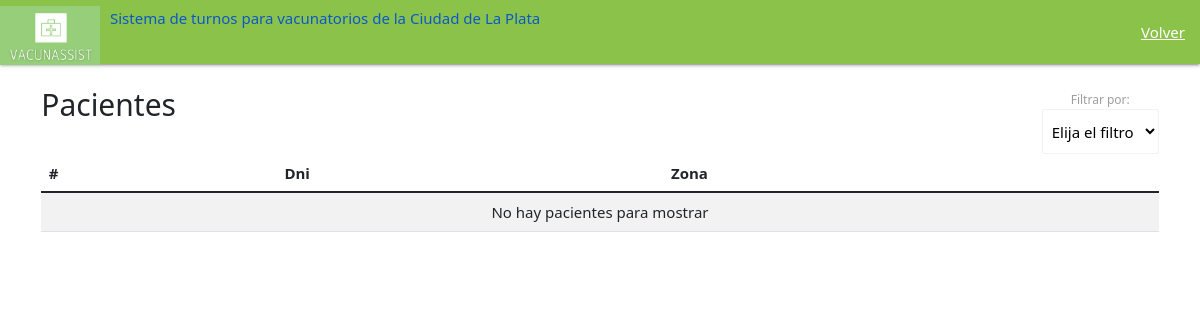
/lista-de-pacientes/, run on an earlier commit of the app's database.
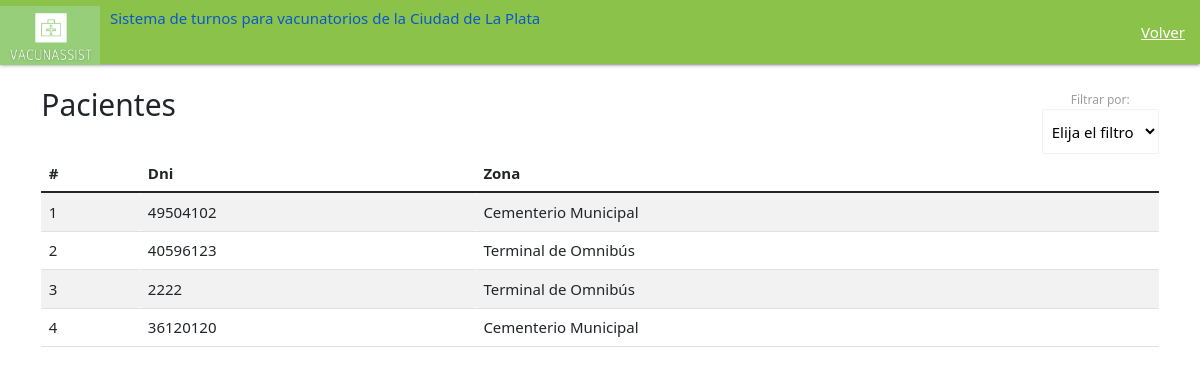
And on a later commit of the database.
### main/models.py (models this page shows, shortened)
class Paciente(models.Model):
    opciones=((1, 'Si'), (2, 'No'))
    paciente_nombre= models.CharField(max_length=20)
    paciente_apellido= models.CharField(max_length=20)
    paciente_fechaNac= models.DateTimeField("fecha nacimiento")
    paciente_zona= models.CharField(max_length=200)
    paciente_dni= models.CharField(max_length=200)
    paciente_email= models.EmailField(max_length=254)
    vac_Gripe_aplicada=models.SmallIntegerField(choices=opciones,default=2)
    vac_Gripe_turno= models.DateTimeField(null=True)
    vac_Amarilla_asistencia=models.SmallIntegerField(choices=opciones,default=2)
    vac_Amarilla_aplicada=models.SmallIntegerField(choices=opciones,default=2)
    vac_Amarilla_turno= models.DateTimeField(null=True)
    vac_Amarilla_asistencia=models.SmallIntegerField(choices=opciones,default=2)
    vac_Covid1_aplicada=models.SmallIntegerField(choices=opciones,default=2)
    vac_Covid2_aplicada=models.SmallIntegerField(choices=opciones,default=2)
    vac_Covid_turno1= models.DateTimeField(null=True)
    vac_Covid_turno2= models.DateTimeField(null=True)
    vac_Covid1era_asistencia=models.SmallIntegerField(choices=opciones,default=2)
    vac_Covid2da_asistencia=models.SmallIntegerField(choices=opciones,default=2)
    codigo= models.PositiveIntegerField(default=0)
    contraseña = models.CharField(max_length=200)

### main/views.py (the view)
# urls.py: path('lista-de-pacientes/', views.lista_pacientes, name= 'lista_pacientes' ),
def lista_pacientes(request):
    PacienteList= Paciente.objects.all()
    return render(request,"main/listado-pacientes.html",{"paciente":PacienteList})

### main/templates/main/listado-pacientes.html (shortened to what this page needs)
<!DOCTYPE html>
{% load static %}
<html lang="en" dir="ltr">
  <head>
        <link rel="stylesheet" href="https://cdnjs.cloudflare.com/ajax/libs/materialize/1.0.0/css/materialize.min.css">
        <link type='text/css' href="{% static 'css/estilo.css' %}" rel="stylesheet" />
        <link href="https://cdn.jsdelivr.net/npm/bootstrap@5.1.3/dist/css/bootstrap.min.css" rel="stylesheet">
    <link href="https://cdn.jsdelivr.net/npm/bootstrap@5.1.3/dist/css/bootstrap.min.css" rel="stylesheet">
    <nav>
        <div class="nav-wrapper  light-green">
          <a href="/" class="brand-logo">
            <img src="{% static 'imagenes/Logo_VacunAssist_recortado.png' %}" class="img-fluid" width="100" height="66">
          <div class="right"  style="margin: 9px 0px 0px 10px">
            <h6>Sistema de turnos para vacunatorios de la Ciudad de La Plata</h6>
            </div>
          </a>
          <ul id="nav-mobile" class="right hide-on-med">
            <li><a href="/inicio_admin/">Volver</a></li>
          </ul>
        </div>
      </nav>
      <body>
        <div class="center">
        <div class="container py-4">
          <div class="row">
            <div class="col-md-12">
                <div class="right">
                <div class="col-md-12">
                    <label>Filtrar por: </label>
                <select id= "vacunatorio" class="browser-default"   name="vacunatorio">
                    <option value="" disabled selected>Elija el filtro</option>
                  </select>
                </div>
            </div>
            <div class="left">
              <h2>Pacientes</h2>
                </div>
            </div>
<div class="table-responsive">
    <table class="table table-striped">
      <thead>
        <tr>
        <th style="text-align: left">#</th>
        <th style="text-align: left">Dni</th>
        <th style="text-align: left"> Zona </th>
      </thead>
      <tbody>
        {% for c in paciente %}
        <tr>
          <td>{{forloop.counter}}</td>
          <td>{{c.paciente_dni}}</td>
          <td> {{c.paciente_zona}}</td>
        </tr>
        {% endfor%}
        {% if not paciente %}
        <td colspan="5" style="text-align: center">No hay pacientes para mostrar</td>
        {% endif %}
      </tbody>
    </table>
    </body>

What changed in the data, as far as the page shows it:
added Paciente: paciente_dni "49504102", paciente_zona "Cementerio Municipal"
added Paciente: paciente_dni "40596123", paciente_zona "Terminal de Omnibús"
added Paciente: paciente_dni "2222", paciente_zona "Terminal de Omnibús"
added Paciente: paciente_dni "36120120", paciente_zona "Cementerio Municipal"
Also different on the page:
text no longer shown: "No hay pacientes para mostrar"
